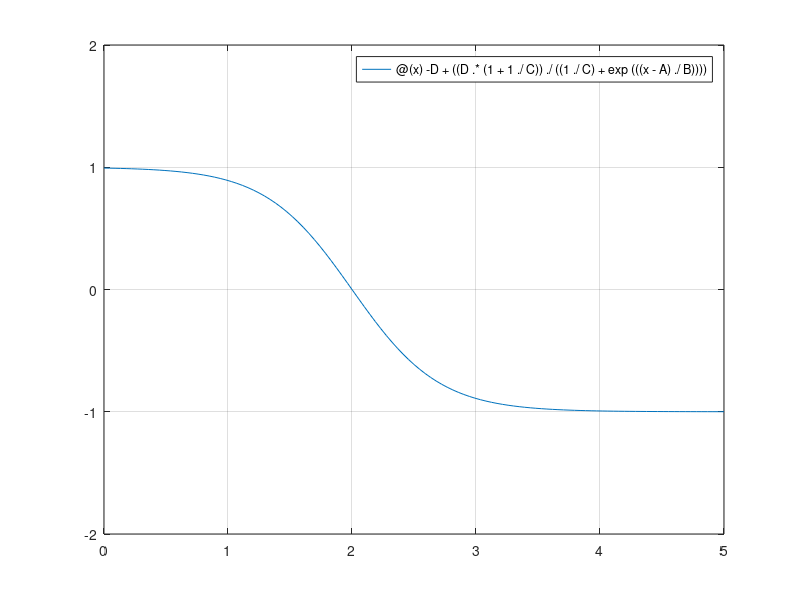

Reproduce this figure in MATLAB.
A = 2;
B = 0.35;
C = 1;
D = 1;

fnc = @(x) -D+((D.*(1+1./C))./((1./C)+exp(((x-A)./B))));

fplot(fnc, [0 5]);
ylim([-2 2]);
grid on
